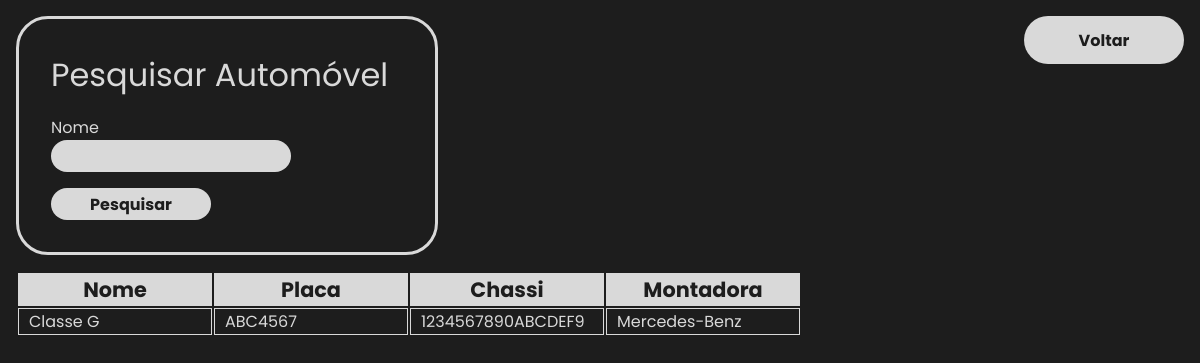
Page /view/listar_automoveis.php?automovel_nome=Classe G on the committed database.
### tables this page shows
CREATE TABLE if NOT EXISTS automoveis(
	codigo INT PRIMARY KEY AUTO_INCREMENT,
	nome VARCHAR(155),
	placa CHAR(7) UNIQUE,
	chassi CHAR(17) UNIQUE,
	
	montadora INT
);

CREATE TABLE if NOT EXISTS montadora(
	codigo INT PRIMARY KEY AUTO_INCREMENT,
	nome VARCHAR(155)
);

### database/database_functions.php (the view, shortened to what this page needs)
<?php
class DatabaseFunctions
{
  public static function searchAutomovel($automovel_nome)
  {
    try {
      $connection = DatabaseController::connect();
      $script = "
        SELECT automoveis.nome, automoveis.placa, automoveis.chassi, montadora.nome as 'montadora'
        FROM automoveis
        INNER JOIN montadora
        ON automoveis.montadora = montadora.codigo
        WHERE automoveis.nome = '$automovel_nome';
      ";
      $query = $connection->prepare($script);
      $query->execute();
      if ($query->rowCount() > 0) {
        $table = "
        <table>
          <tr>
            <th class='table-th'>Nome</th>
            <th class='table-th'>Placa</th>
            <th class='table-th'>Chassi</th>
            <th class='table-th'>Montadora</th>
          </tr>";
        while ($row = $query->fetch()) {
          $table .= "
        <tr>
          <td class='table-td'>$row[nome]</td>
          <td class='table-td'>$row[placa]</td>
          <td class='table-td'>$row[chassi]</td>
          <td class='table-td'>$row[montadora]</td>
        </tr>
        ";
        }
        $table .= "</table>";
      } else {
        $table = "
          <h1>Nenhum automóvel encontrado.</h1>
        ";
      }
      return $table;
    } catch (Exception $exc) {
      return
        '<h1>Ocorreu um erro ao buscar o automóvel. Informe ao administrador.</h1>' .
        '<p>' . $exc->getMessage() . '</p>';
    } finally {
      DatabaseController::close($connection);
    }
  }
}

### css/style.css (style rules this page uses)
* { margin: 0.0; padding: 0.0; font-family: 'Poppins'; }
:root { --red: #e05252; --black: #1d1d1d; --white: #d9d9d9; }
html, body { background-color: var(--black); color: var(--white); }
table { margin-left: 1rem; margin-top: 1rem; }
.table-th { width: 12rem; border: 1px solid var(--white); background-color: var(--white); color: var(--black); font-weight: 700; font-size: 1.3em; }
.table-td { border: 1px solid var(--white); text-indent: 10px; }

### rows in the picture
automoveis: nome "Classe G", placa "ABC4567", chassi "1234567890ABCDEF9", montadora.nome "Mercedes-Benz"
